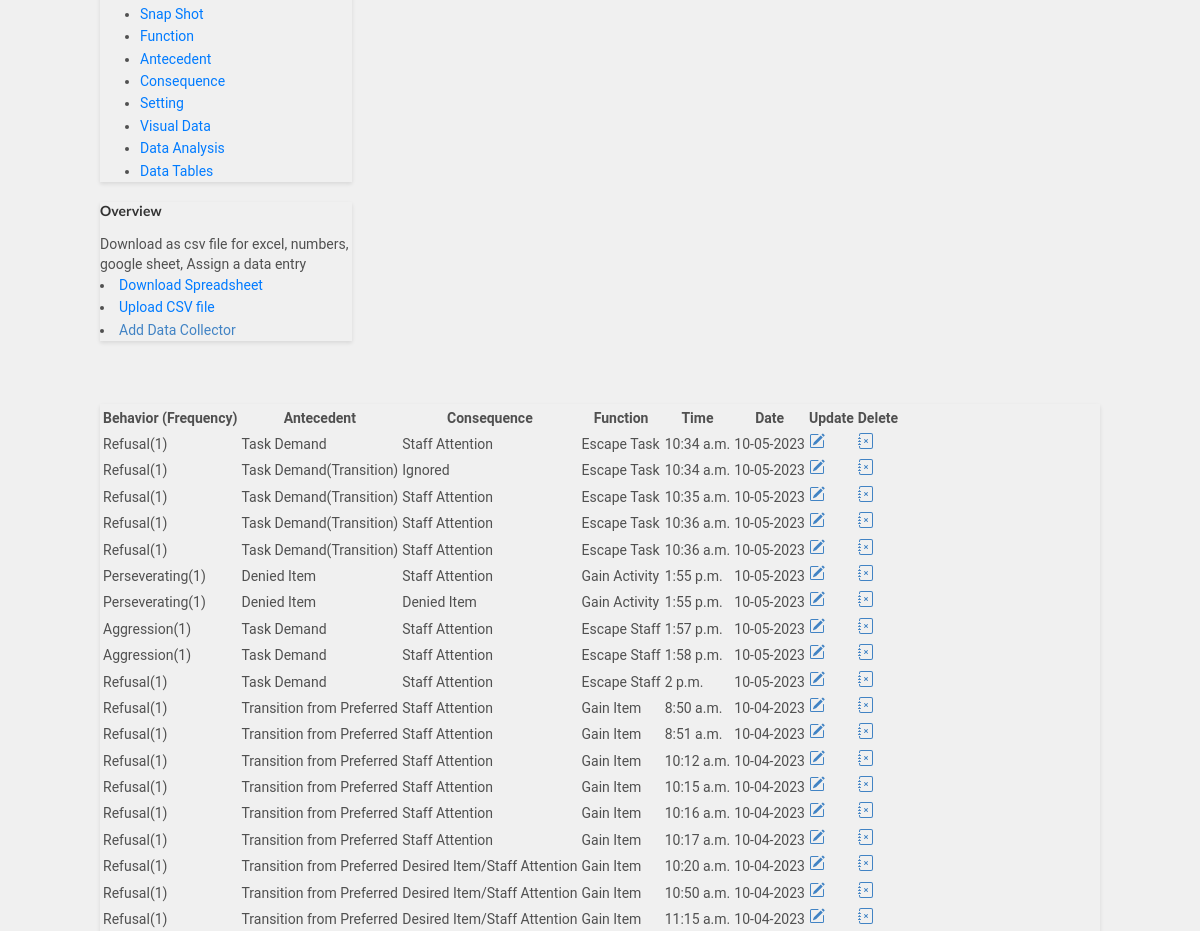
/dashboard/3/ (signed in, middle part), run on an earlier commit of the app's database.
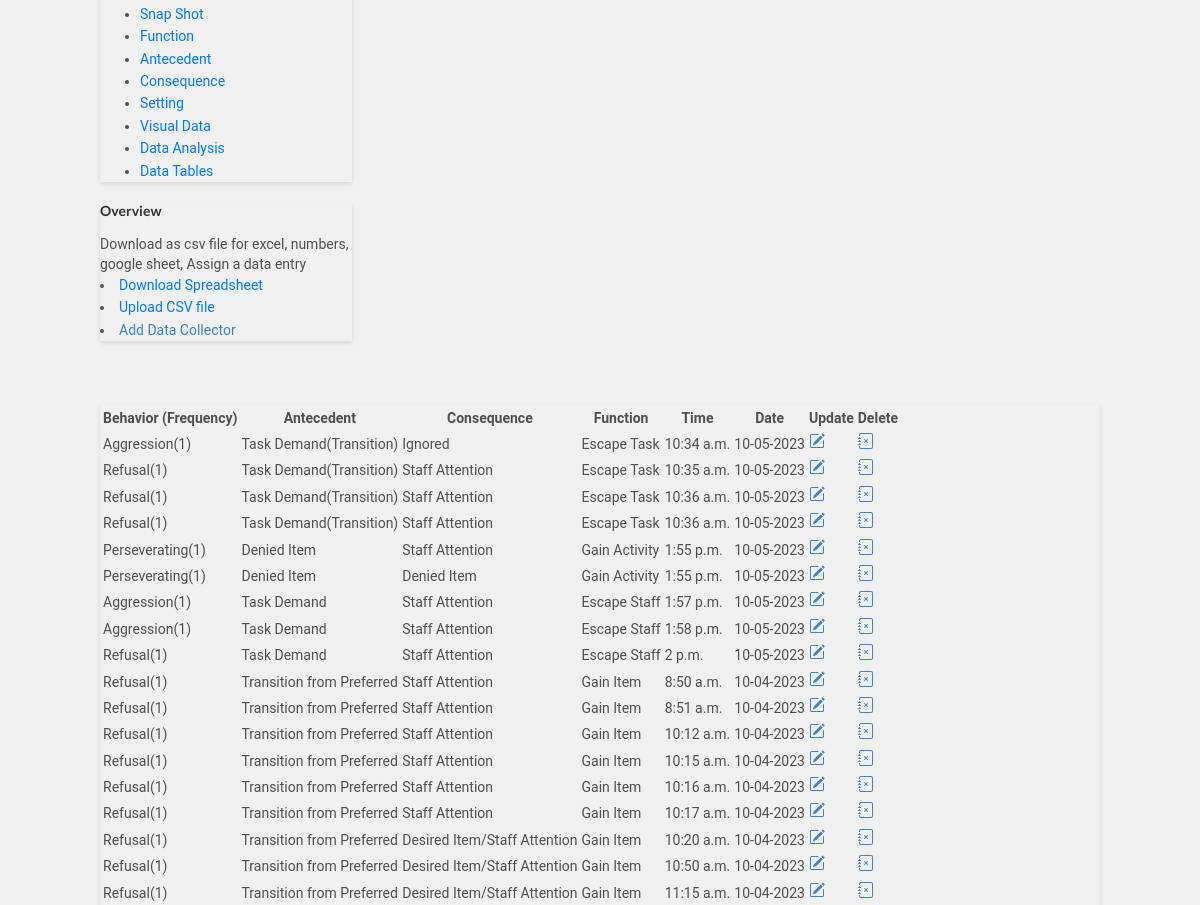
And on a later commit of the database.
### bip/models.py (models this page shows, shortened)
class Case(models.Model):
        student= models.ForeignKey(Student,on_delete=models.CASCADE)
        behavior = models.ForeignKey(Behavior, on_delete=models.CASCADE)
        user = models.ForeignKey(User, on_delete=models.CASCADE, default=None)
        anticedent = models.ForeignKey(Anticedent,on_delete=models.CASCADE, verbose_name='Antecedent')
        function = models.ForeignKey(Function,on_delete=models.CASCADE)
        consequence = models.ForeignKey(Consequence,on_delete=models.CASCADE)
        enviroment = models.ForeignKey(Enviroment,on_delete=models.CASCADE, null=True, blank=True, verbose_name='Setting')
        date_created = models.DateField(null=True, blank=True, default=timezone.now)
        duration = models.PositiveIntegerField(null=True, blank=True, verbose_name='Duration')
        time = models.TimeField(null=True, blank=True)
        frequency = models.PositiveIntegerField(null=True, blank=True,  default=1, verbose_name='Frequency')
        class Meta:
            ordering = ['-date_created']

class Behavior(models.Model):
        behaviorincident = models.CharField(max_length=30,verbose_name= 'Behavior')
        behavior_definition = models.CharField(null=True, blank=True, max_length=1000,verbose_name= 'Behavior Definition')
        student= models.ForeignKey(Student,on_delete=models.CASCADE)
        user = models.ForeignKey(User, on_delete=models.CASCADE,  default=None)
        def __str__(self):
          return self.behaviorincident

class Anticedent(models.Model):
        anticedentincident = models.CharField(max_length=50,verbose_name= 'Antecedent', null=True, blank=True)
        student= models.ForeignKey(Student,on_delete=models.CASCADE)
        anticedent_definition = models.CharField(null=True, blank=True, max_length=1000, verbose_name= 'Antecedent Definition')
        user = models.ForeignKey(User, on_delete=models.CASCADE,  default=None)
        def __str__(self):
          return self.anticedentincident

class Consequence(models.Model):
        behaviorconsequence = models.CharField(max_length=30, null=True, blank=True,verbose_name= 'Consequence')
        student= models.ForeignKey(Student,on_delete=models.CASCADE)
        user = models.ForeignKey(User, on_delete=models.CASCADE,  default=None)
        def __str__(self):
          return self.behaviorconsequence

class Function(models.Model):
        behaviorfunction = models.CharField(max_length=30, null=True, blank=True,verbose_name= 'Function')
        student= models.ForeignKey(Student,on_delete=models.CASCADE)
        user = models.ForeignKey(User, on_delete=models.CASCADE,  default=None)
        def __str__(self):
          return self.behaviorfunction

### bip/views.py (the view)
# urls.py: path('dashboard/<pk>/', views.dashboard, name='dashboard'),
@login_required(login_url='case_manager_login')
@user_passes_test(is_case_manager)
def dashboard(request, pk):
    student = get_object_or_404(Student, pk=pk)
    student_behaviors = student.case_set.all()
    student_time = student.case_set.filter(time__isnull=False).first()
    student_duration = student.case_set.filter(duration__isnull=False).first()
    student_enviroment = student.case_set.filter(enviroment__isnull=False).first()
    behavior = Behavior.objects.all()
    context = {
    'student_behaviors': student_behaviors,
    "student":student,
    'student_time':student_time,
    'student_duration':student_duration,
    'student_enviroment':student_enviroment,
    }
    return render(request, 'bip/dashboard.html',context, )

### bip/context_processors.py (called while the page is built)
def user_context(request):
    user = get_user(request)
    return {'user': user}

### bip/templatetags/custom_filters.py (called while the page is built)
@register.filter(name='is_case_manager')
def is_case_manager(user):
    return user.groups.filter(name='CASE MANAGER').exists()

### bip/views.py (called while the page is built)
def is_case_manager(user):
    return user.groups.filter(name='CASE MANAGER').exists()

### bip/templates/bip/dashboard.html (shortened to what this page needs)
{% extends 'partials/base.html' %}
{% block content %}
<br>
<div class="container my-4">
<div class="row">
  <div class="col-md">
    <div class="card card" style="width: 18rem;">
      <ul class="list-group list-group-flush">
        <li class="list-group-item"><a href="{% url 'bip:snapshot' student.id %}" class="card-link">Snap Shot</a></li>
        <li class="list-group-item"><a href="{% url 'bip:function' student.pk %}" class="card-link">Function</a></li>
        <li class="list-group-item"><a href="{% url 'bip:anticedent' student.pk %}" class="card-link">Antecedent</a></li>
        <li class="list-group-item"><a href="{% url 'bip:consequence' student.pk %}" class="card-link">Consequence</a></li>
        <li class="list-group-item"><a href="{% url 'bip:setting' student.pk %}" class="card-link">Setting</a></li>
        <li class="list-group-item"><a a href="{% url 'bip:chart' student.id %}" class="card-link">Visual Data</a></li>
       <li class="list-group-item"><a a href="{% url 'bip:filter_data' student.id %}" class="card-link">Data Analysis</a></li>
       <li class="list-group-item"><a a href="{% url 'bip:raw_data' student.id %}" class="card-link">Data Tables</a></li>
      </ul>
    </div>
  </div>
  <div class="col-md">
    <div class="card card" style="width: 18rem;">
      <div class="card-body">
        <h5 class="card-title">Overview</h5>
        <p class="card-text">Download as csv file for excel, numbers, google sheet, Assign a data entry</p>
      </div>
        <li class="list-group-item"><a href="{% url 'bip:export' student.id %}" class="card-link">Download Spreadsheet</a></li>
        <li class="list-group-item"><a href="{% url 'bip:upload_options' student.id %}" class="card-link">Upload CSV file</a></li>
       <li class="list-group-item"><a  href="{% url 'bip:assign_data_entry' student.id %}">Add Data Collector</a></li>
    </div>
  </div>
</div>
<br>
<div class="row">
  <div class="col-md">
    <div class="card card-body">
      <table class="table table-striped">
        <tr>
          <th>Behavior (Frequency)</th>
          <th>Antecedent</th>
          <th>Consequence</th>
          <th>Function</th>
          {% if student_time %}
        <th>Time</th>
        {% endif %}
          <th>Date</th>
          <th>Update</th>
          <th>Delete</th>
        </tr>
        {% for incident in student_behaviors %}
        <tr>
          <td>{{incident.behavior }}({{incident.frequency }})</td>
          <td>{{incident.anticedent}}</td>
          <td>{{incident.consequence}}</td>
          <td>{{incident.function}}</td>
          {% if incident.time %}
          <td>{{incident.time}}</td>
          {% endif %}
          <td>{{incident.date_created|date:'m-d-Y'}}</td>
          <td> <a class="btn btn-warning" href="{% url 'bip:updatepost' pk=incident.pk student_id=incident.student_id %}" ></a></td>
          <td> <a class="btn btn-danger" href="{% url 'bip:delete_post' pk=incident.pk  %}"></a></td>
           {% endfor%}
        </tr>
      </table>
    </div>
  </div>
</div>
</div>
{% endblock %}

What changed in the data, as far as the page shows it:
removed Case: behavior "Refusal", frequency "1", anticedent "Task Demand", consequence "Staff Attention", function "Escape Task", time "10:34 a.m.", date_created "10-05-2023"
changed Case "Ignored": behavior "Refusal" → "Aggression"
